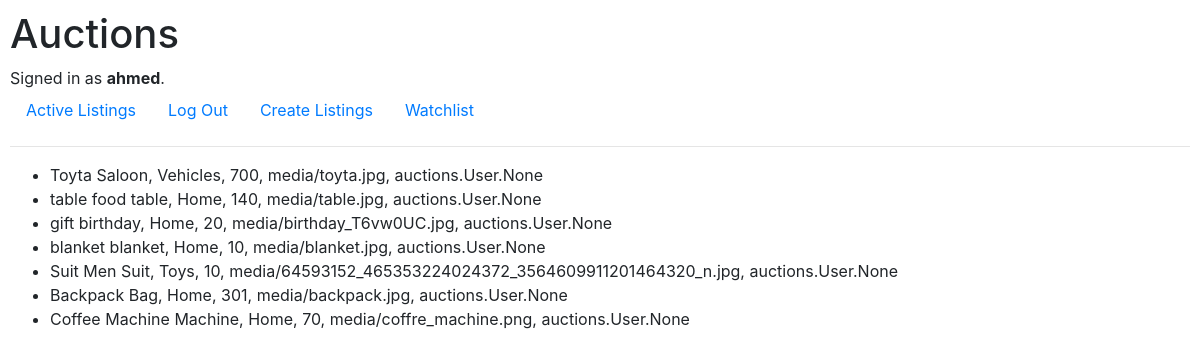
The app's page /watchlist/2 (signed in), older data.
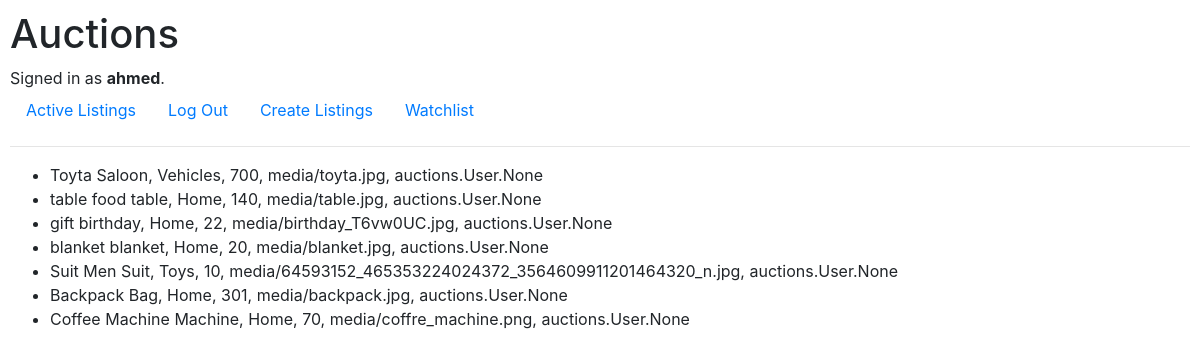
The same page, newer data.
### auctions/models.py (models this page shows)
class Listings(models.Model):
    title = models.CharField(blank=False, max_length=30)
    description = models.CharField(blank=True, max_length=100)
    active = models.BooleanField(null=False)
    picture = models.ImageField(upload_to='media/', null=True, blank= True)
    category = models.ForeignKey(Category, on_delete = models.CASCADE)
    start_bid = models.IntegerField(blank=False, default=1)
    watchlist = models.ManyToManyField(User, blank=True, related_name="watchlist")
    def __str__(self):
        return f"{self.title} {self.description}, {self.category}, {self.start_bid}, {self.picture}, {self.watchlist}"

class Category(models.Model):
    category_name = models.CharField(max_length=64)
    def __str__(self):
        return f"{self.category_name}"

### auctions/views.py (the view)
# urls.py: path("watchlist/<user_id>", views.watchlist, name="watchlist"),
@login_required
def watchlist(request, user_id):
    user = User.objects.get(pk=user_id)
    watchlist = user.watchlist.all()
    return render(request, "auctions/watchlist.html",{
        "user": user,
        "watchlist" : watchlist
    })

### auctions/templates/auctions/watchlist.html
{% extends "auctions/layout.html" %}
{% block body %}
<ul>
    {% for list in watchlist %}
    <li>{{list}}</li>
    {% endfor %}
</ul>
{% endblock %}

Row changes from the older to the newer data that the page shows:
changed Listings: title+description+category "gift birthday, Home, 20, media/birthday_T6vw0UC.jpg, auctions.User.None" → "gift birthday, Home, 22, media/birthday_T6vw0UC.jpg, auctions.User.None"
changed Listings: title+description+category "blanket blanket, Home, 10, media/blanket.jpg, auctions.User.None" → "blanket blanket, Home, 20, media/blanket.jpg, auctions.User.None"
